Frame 1 (no input): blank canvas, image omitted
Frame 60 (no input): blank canvas, image omitted
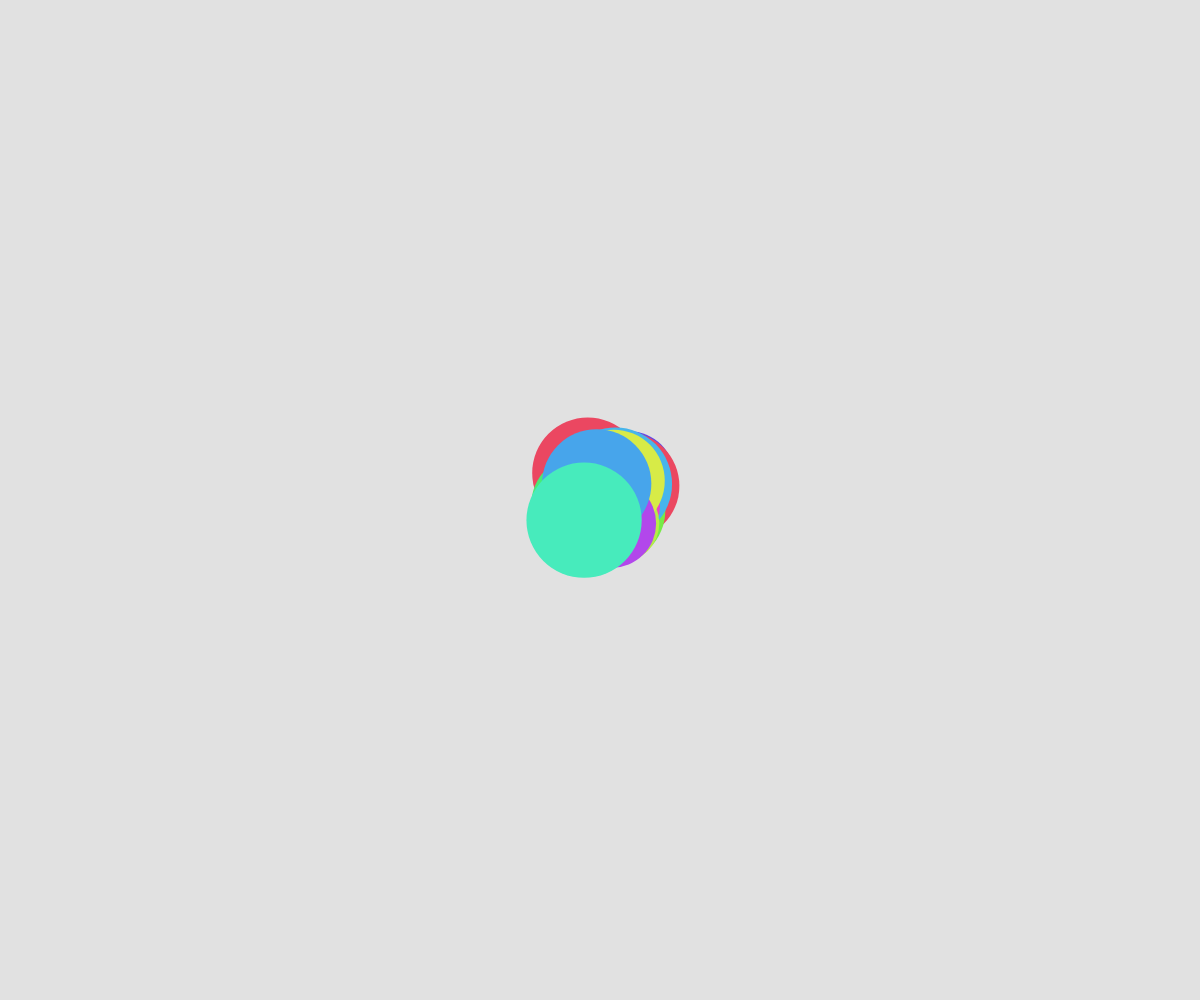
Frame 120 (the mouse pressed at the canvas centre since frame 60)

The p5.js sketch whose frames 1 and 60 were blank and that drew this single picture after the mouse press (run headless with seeded random() and noise() and a simulated clock; from frame 60 on, the mouse is pressed at the canvas centre):

// p5.js sketch
// ── sketch.js
let particles = [];

class Particle {
    constructor(x, y, c, lifespan) {
        this.x = x;
        this.y = y;
        this.lifespan = lifespan;

        this.size  = lifespan / 100;
        this.opacity = 1;
        this.c = color(
            hue(c),
            saturation(c),
            lightness(c),
            this.opacity
        );
    }

    display() {
        fill(this.c);
        noStroke();
        ellipse(this.x, this.y, this.size);
    }

    update() {
        this.x += lerp(0, random(-5, 5), random(0.1, 0.5));
        this.y += lerp(0, random(-5, 5), random(0.1, 0.5));
        this.lifespan -= deltaTime;
        this.size = this.lifespan / 100;
    }
}

function setup() {
    createCanvas(windowWidth, windowHeight);
    colorMode(HSL);
}

function draw() {
    colorMode(RGB);
    background(225);
    colorMode(HSL);
    let to_kill = [];
    for (let i = 0; i < particles.length; i++) {
        let particle = particles[i];
        particle.display();
        particle.update();
        if (particle.lifespan < 0) {
            to_kill.push(i);
        }
    }
    for (let i = 0; i < to_kill.length; i++) {
        particles.splice(to_kill[i], 1);
    }


    if (mouseIsPressed) {
        spawnParticle();
    }
}

function spawnParticle() {
    let mousePos = createVector(mouseX, mouseY);
    let spawnPos = createVector(random(-25, 25), random(-25, 25));
    spawnPos = spawnPos.add(mousePos);
    let newParticle = new Particle(
        spawnPos.x,
        spawnPos.y,
        color(random(360), 80, 60),
        random(4000, 12000)
    );
    particles.push(newParticle);
}

function windowResized() {
    resizeCanvas(windowWidth, windowHeight);
    background(225);
}

// ── sketch.html
<!DOCTYPE html>
<html lang="en">
<head>
    <meta charset="UTF-8">
    <meta name="viewport" content="width=device-width, initial-scale=1.0">
    <script src="https://cdn.jsdelivr.net/npm/p5@1.11.5/lib/p5.min.js"></script>
    <link rel="stylesheet" href="/style.css">
    <title>Particle Drawer</title>
</head>
<body>
    <div id="nav"></div>
    <div id="sketch-container"></div>
    <script src="sketch.js"></script>
    <script src="/nav.js"></script>
</body>
</html>
